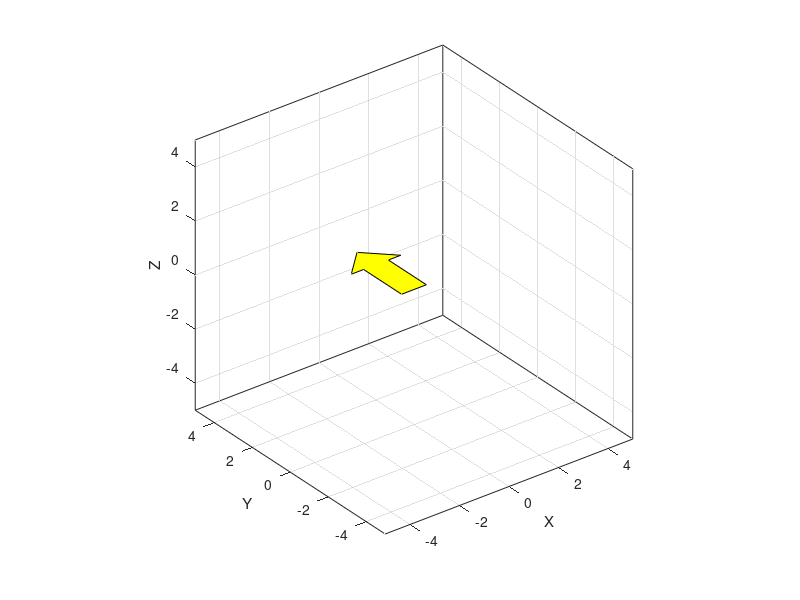

Reproduce this figure in MATLAB. (Note: this script raises an error after producing the figure.)
close all
clear

P = [0.5   0.5  1    0    -1    -0.5  -0.5
     0     2    2    3    2     2     0
     0     0    0    0    0     0     0
     1     1    1    1    1     1     1
    ];

h = fill3(P(1,:), P(2,:), P(3,:), 'y');

axis equal;
axis([-5 5 -5 5 -5 5]);
xlabel('X');
ylabel('Y');
zlabel('Z');
grid on;
hold on;

P1 = rotz(pi/2)*rotx(pi/2)*P;
P2 = rotz(pi/2)*roty(pi/2)*P;
h1 = fill3(P1(1,:), P1(2,:), P1(3,:), 'r');
h2 = fill3(P2(1,:), P2(2,:), P2(3,:), 'b');